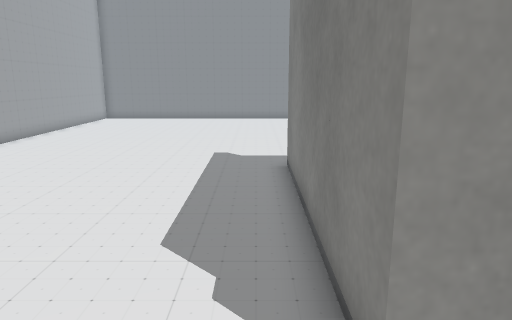
view 1 (above)

18 first-person views from a walk through a Unity game level. The camera is 1.3 m above the floor, tilts 12° down and sees 70° across. The floor is counted in squares, 0.5 m on a side. Each view is taken from the middle of a square. On the plan, view 1 faces up. The plan holds only what a view shows up to about 20 squares ahead; the rest is blank. The place goes on beyond the plan. The player character is not drawn. Some surface patterns are stand-ins.

view 2
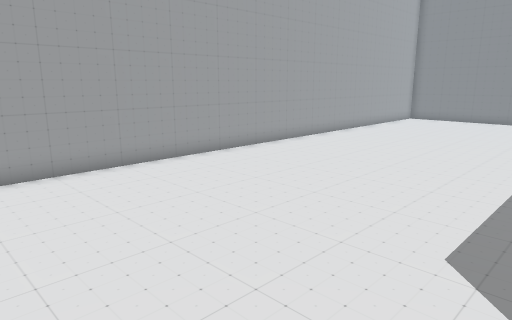

view 3
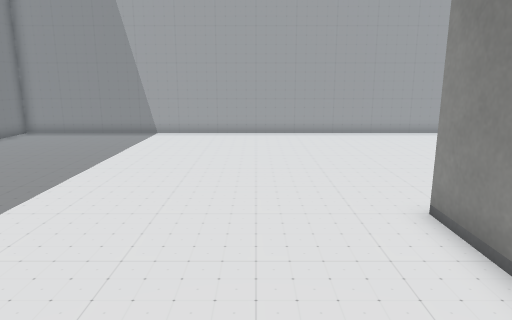

view 4
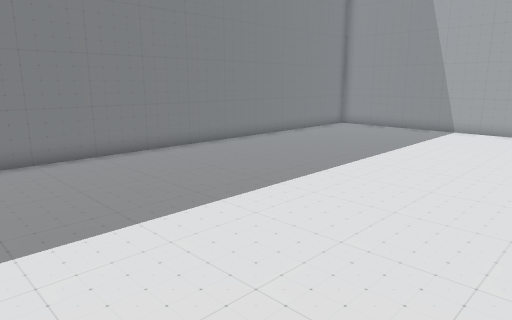

view 5
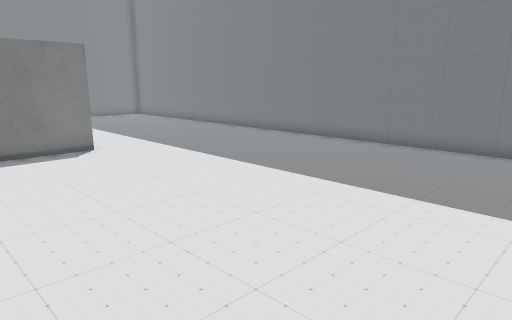

view 6
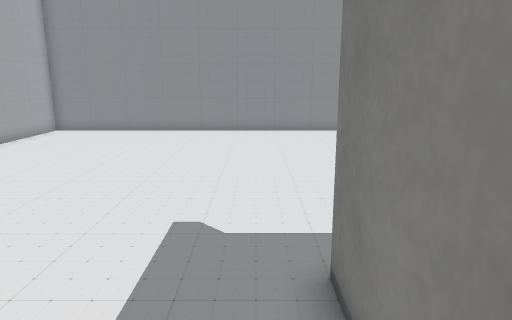

view 7
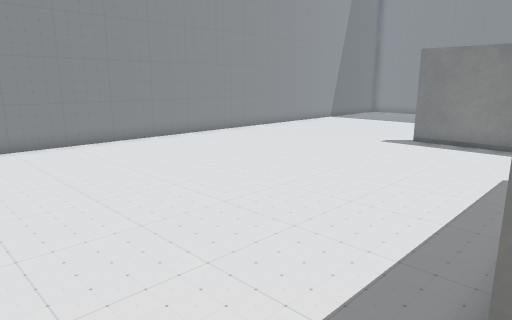

view 8
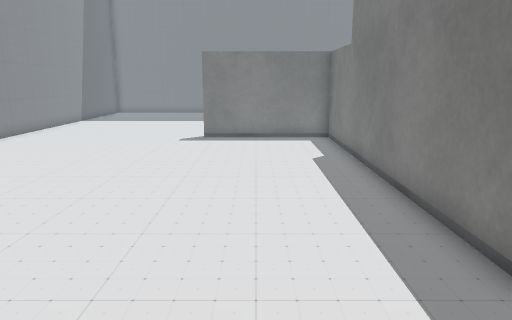

view 9
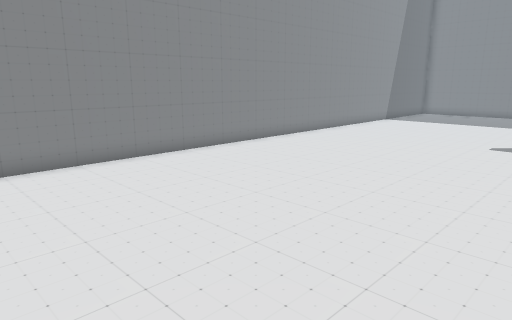

view 10
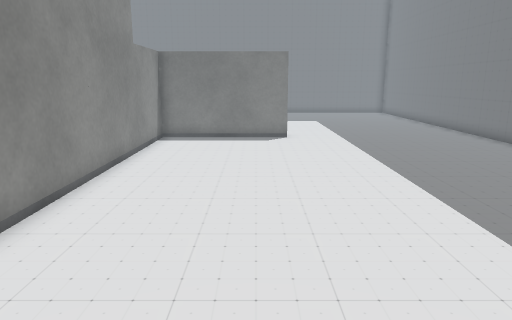

view 11
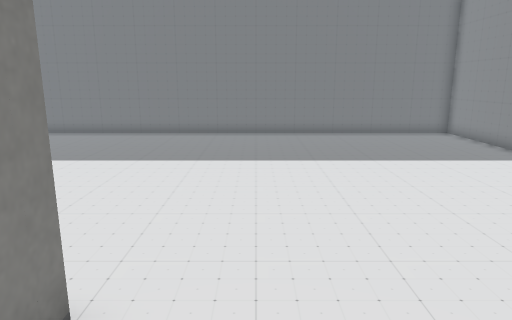

view 12
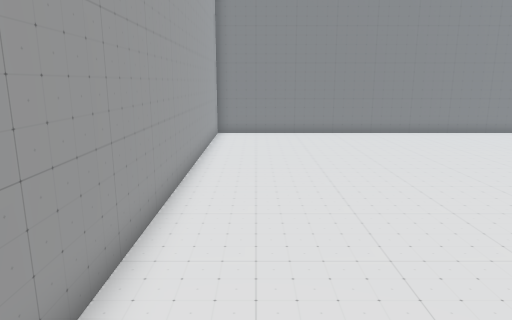

view 13
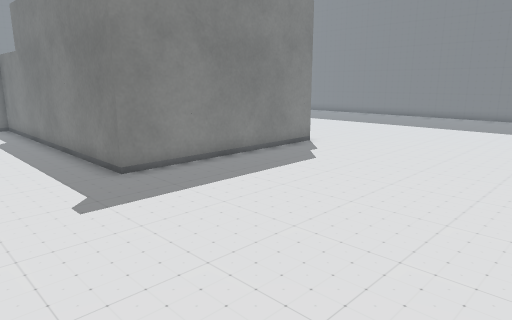

view 14
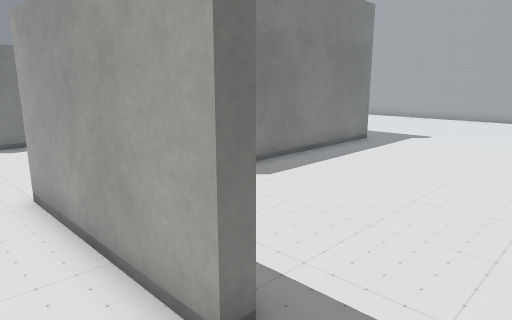

view 15
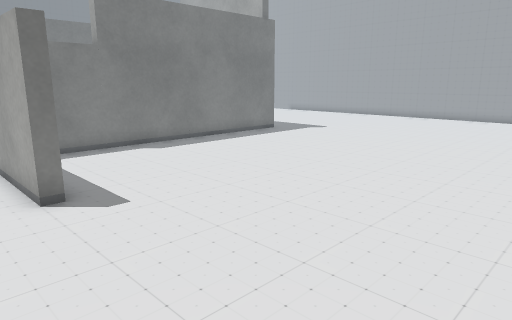

view 16
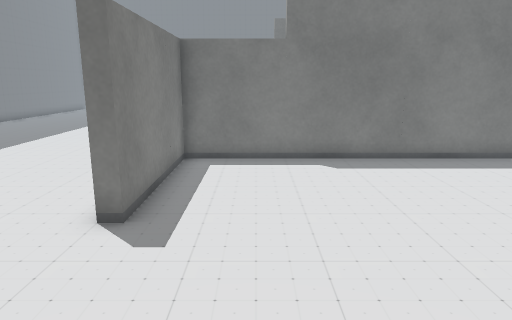

view 17
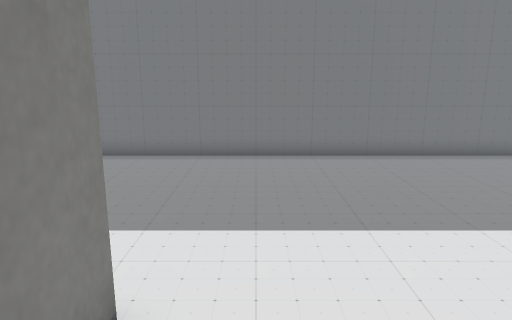

view 18
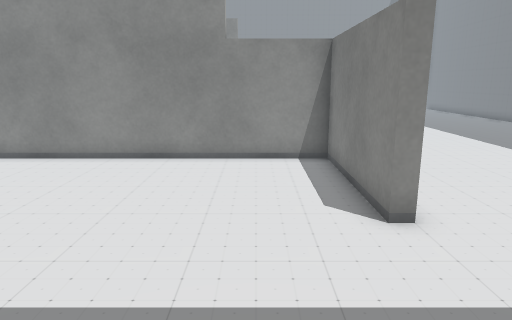

### Floor plan
Points are (right, up) in squares from view 1. A wall is a line through its corners. A room is listed if a view was taken in it or the views show most of it. See-through windows are left out.
Room 1 (views 1, 2, 3, 4, 5, 6, 7, 8, 9, 10, 11, 12, 13, 14, 15, 16, 17, 18)
walls: (15.1, -3.5) (14.5, -3.5) (14.5, 2.5) (1, 2.5) (1, 11.5) (14.5, 11.5) (14.5, 17.5) (15, 17.5); (17.5, 27) (-11, 27) (-11, -13) (17.5, -13)
ways out: opening at (16.5, 18)

Where each view was taken, in squares from view 1:
view 1: 0 up, 0 right, facing up
view 2: 0 up, 0 right, facing up-left
view 3: 1 down, 8 right, facing left
view 4: 0 up, 10 right, facing down-left
view 5: 2 up, 0 right, facing down-right
view 6: 7 up, 0 right, facing up
view 7: 11 up, 2 left, facing up-right
view 8: 15 up, 3 left, facing right
view 9: 15 up, 3 left, facing up-right
view 10: 2 down, 3 left, facing right
view 11: 6 up, 1 left, facing down
view 12: 8 up, 9 left, facing up
view 13: 16 up, 9 left, facing down-right
view 14: 20 up, 17 right, facing down-left
view 15: 26 up, 17 right, facing down-left
view 16: 24 up, 12 right, facing down
view 17: 0 up, 13 right, facing down
view 18: 10 down, 12 right, facing up
